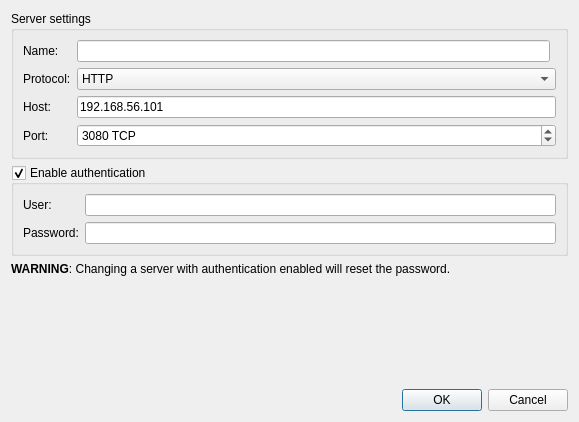
<?xml version="1.0" encoding="UTF-8"?>
<ui version="4.0">
 <class>EditComputeDialog</class>
 <widget class="QDialog" name="EditComputeDialog">
  <property name="windowModality">
   <enum>Qt::WindowModal</enum>
  </property>
  <property name="geometry">
   <rect>
    <x>0</x>
    <y>0</y>
    <width>579</width>
    <height>422</height>
   </rect>
  </property>
  <property name="windowTitle">
   <string>Edit server settings</string>
  </property>
  <property name="styleSheet">
   <string notr="true">QWidget {
    background-color: #323232;
    color: #BAF73C;
}

QToolBar {
    border:0px;
}

QGraphicsView, QTextEdit, QPlainTextEdit, QTreeWidget, QListWidget, QLineEdit, QSpinBox, QComboBox {
    background-color: #282828;
}

QLabel, QMenu, QStatusBar {
  color: #BAF73C;
}

QMenuBar::item {
    background-color: #323232;
}

QMenu::item:selected {
    color: #f2f2f2;
    background-color: #383838;
}

QToolButton:hover {
    background-color: #383838;
}

QGroupBox {
    color: #BAF73C;
    font: bold 12px;
    padding: 15px;
    border-style: none;
}

QAbstractScrollArea::corner {
    background: #323232;
}

QScrollBar::add-page:horizontal, QScrollBar::sub-page:horizontal, QScrollBar::add-page:vertical, QScrollBar::sub-page:vertical {
  background: none;
}

QComboBox {
    selection-color: #f2f2f2;
    selection-background-color: #323232;
}

QComboBox QAbstractItemView {
    background-color: #282828;
}

QDockWidget, QMenuBar, QPushButton, QToolButton, QTabWidget, QHeaderView::section {
    color: #BAF73C;
    font: bold 11px;
}

QTabBar {
    color: #BAF73C;
}

QRadioButton, QCheckBox {
  color: #BAF73C;
}

QRadioButton::disabled, QCheckBox::disabled {
  color: gray;
}
# bg-color=#282828
# fg-color=#BAF73C
# tool-bar=#323232
# selection-bg=#383838 
# selection-fg=#f2f2f2 </string>
  </property>
  <layout class="QVBoxLayout" name="verticalLayout">
   <item>
    <widget class="QGroupBox" name="groupBox">
     <property name="title">
      <string>Server settings</string>
     </property>
     <layout class="QGridLayout" name="gridLayout">
      <item row="3" column="1" colspan="2">
       <widget class="QSpinBox" name="uiServerPortSpinBox">
        <property name="sizePolicy">
         <sizepolicy hsizetype="Expanding" vsizetype="Fixed">
          <horstretch>0</horstretch>
          <verstretch>0</verstretch>
         </sizepolicy>
        </property>
        <property name="suffix">
         <string notr="true"> TCP</string>
        </property>
        <property name="maximum">
         <number>65535</number>
        </property>
        <property name="value">
         <number>3080</number>
        </property>
       </widget>
      </item>
      <item row="1" column="0">
       <widget class="QLabel" name="uiServerProtocolLabel">
        <property name="text">
         <string>Protocol:</string>
        </property>
       </widget>
      </item>
      <item row="1" column="1" colspan="2">
       <widget class="QComboBox" name="uiServerProtocolComboBox">
        <property name="sizePolicy">
         <sizepolicy hsizetype="Expanding" vsizetype="Fixed">
          <horstretch>0</horstretch>
          <verstretch>0</verstretch>
         </sizepolicy>
        </property>
        <property name="currentText">
         <string>HTTP</string>
        </property>
        <item>
         <property name="text">
          <string>HTTP</string>
         </property>
        </item>
        <item>
         <property name="text">
          <string>HTTPS</string>
         </property>
        </item>
       </widget>
      </item>
      <item row="2" column="0">
       <widget class="QLabel" name="uiServerHostLabel">
        <property name="text">
         <string>Host:</string>
        </property>
       </widget>
      </item>
      <item row="2" column="1" colspan="2">
       <widget class="QLineEdit" name="uiServerHostLineEdit">
        <property name="text">
         <string>192.168.56.101</string>
        </property>
       </widget>
      </item>
      <item row="3" column="0">
       <widget class="QLabel" name="uiServerPortLabel">
        <property name="text">
         <string>Port:</string>
        </property>
       </widget>
      </item>
      <item row="0" column="0">
       <widget class="QLabel" name="label">
        <property name="text">
         <string>Name:</string>
        </property>
       </widget>
      </item>
      <item row="0" column="1">
       <widget class="QLineEdit" name="uiServerNameLineEdit"/>
      </item>
     </layout>
    </widget>
   </item>
   <item>
    <widget class="QGroupBox" name="uiEnableAuthenticationCheckBox">
     <property name="title">
      <string>Enable authentication</string>
     </property>
     <property name="checkable">
      <bool>true</bool>
     </property>
     <layout class="QFormLayout" name="formLayout">
      <property name="fieldGrowthPolicy">
       <enum>QFormLayout::ExpandingFieldsGrow</enum>
      </property>
      <item row="1" column="0">
       <widget class="QLabel" name="uiServerUserLabel">
        <property name="text">
         <string>User:</string>
        </property>
       </widget>
      </item>
      <item row="1" column="1">
       <widget class="QLineEdit" name="uiServerUserLineEdit">
        <property name="enabled">
         <bool>true</bool>
        </property>
        <property name="toolTip">
         <string/>
        </property>
       </widget>
      </item>
      <item row="2" column="0">
       <widget class="QLabel" name="uiServerPasswordLabel">
        <property name="text">
         <string>Password:</string>
        </property>
       </widget>
      </item>
      <item row="2" column="1">
       <widget class="QLineEdit" name="uiServerPasswordLineEdit">
        <property name="enabled">
         <bool>true</bool>
        </property>
        <property name="inputMethodHints">
         <set>Qt::ImhHiddenText|Qt::ImhNoAutoUppercase|Qt::ImhNoPredictiveText|Qt::ImhSensitiveData</set>
        </property>
        <property name="echoMode">
         <enum>QLineEdit::Password</enum>
        </property>
       </widget>
      </item>
     </layout>
    </widget>
   </item>
   <item>
    <widget class="QLabel" name="uiWarningLabel">
     <property name="text">
      <string>&lt;html&gt;&lt;head/&gt;&lt;body&gt;&lt;p&gt;&lt;span style=&quot; font-weight:600;&quot;&gt;WARNING&lt;/span&gt;: Changing a server with authentication enabled will reset the password.&lt;/p&gt;&lt;/body&gt;&lt;/html&gt;</string>
     </property>
     <property name="wordWrap">
      <bool>true</bool>
     </property>
    </widget>
   </item>
   <item>
    <spacer name="verticalSpacer">
     <property name="orientation">
      <enum>Qt::Vertical</enum>
     </property>
     <property name="sizeHint" stdset="0">
      <size>
       <width>20</width>
       <height>40</height>
      </size>
     </property>
    </spacer>
   </item>
   <item>
    <widget class="QDialogButtonBox" name="buttonBox">
     <property name="orientation">
      <enum>Qt::Horizontal</enum>
     </property>
     <property name="standardButtons">
      <set>QDialogButtonBox::Cancel|QDialogButtonBox::Ok</set>
     </property>
    </widget>
   </item>
  </layout>
 </widget>
 <tabstops>
  <tabstop>uiServerNameLineEdit</tabstop>
  <tabstop>uiServerProtocolComboBox</tabstop>
  <tabstop>uiServerHostLineEdit</tabstop>
  <tabstop>uiServerPortSpinBox</tabstop>
  <tabstop>uiEnableAuthenticationCheckBox</tabstop>
  <tabstop>uiServerUserLineEdit</tabstop>
  <tabstop>uiServerPasswordLineEdit</tabstop>
 </tabstops>
 <resources/>
 <connections>
  <connection>
   <sender>buttonBox</sender>
   <signal>accepted()</signal>
   <receiver>EditComputeDialog</receiver>
   <slot>accept()</slot>
   <hints>
    <hint type="sourcelabel">
     <x>248</x>
     <y>254</y>
    </hint>
    <hint type="destinationlabel">
     <x>157</x>
     <y>274</y>
    </hint>
   </hints>
  </connection>
  <connection>
   <sender>buttonBox</sender>
   <signal>rejected()</signal>
   <receiver>EditComputeDialog</receiver>
   <slot>reject()</slot>
   <hints>
    <hint type="sourcelabel">
     <x>316</x>
     <y>260</y>
    </hint>
    <hint type="destinationlabel">
     <x>286</x>
     <y>274</y>
    </hint>
   </hints>
  </connection>
 </connections>
</ui>
